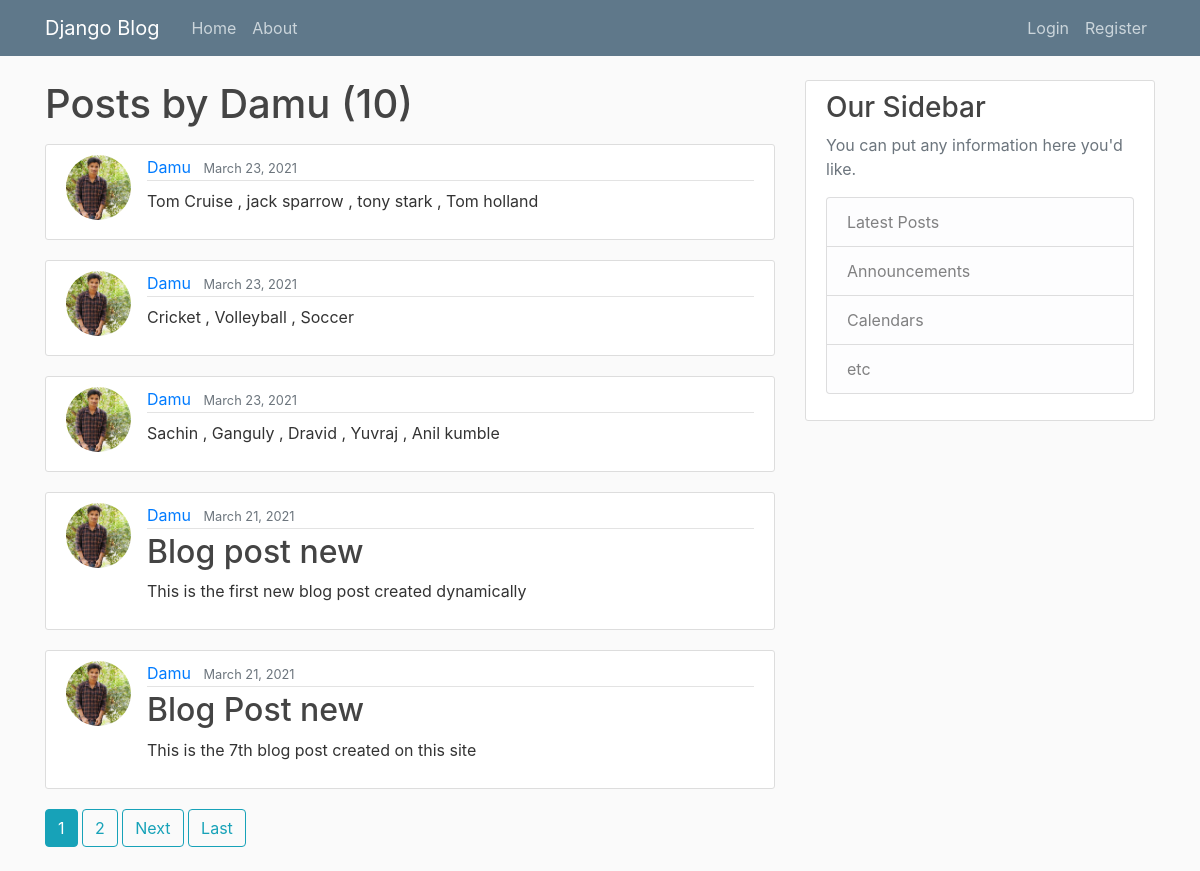
Page /about/user/Damu on the committed database.
### blog_app/models.py (models this page shows, shortened)
class Post(models.Model):
    author = models.ForeignKey(User , on_delete=models.CASCADE)
    content = models.TextField()
    title = models.CharField(max_length=100)
    date_posted = models.DateTimeField(default=timezone.now)

### users/models.py (models this page shows, shortened)
class Profile(models.Model):
    user = models.OneToOneField(User,on_delete=models.CASCADE)
    image = models.ImageField(default='default.jpg' , upload_to='profile_pics')

### blog_app/views.py (the view)
# urls.py: path('user/<str:username>', UserPostListView.as_view(),name='user-posts'),
class UserPostListView(ListView):
    model =Post
    template_name = 'blog_app/user_posts.html'  # <app> / <model> _ <viewtype> . html
    context_object_name = 'posts'
    paginate_by = 5
    def get_queryset(self):
        user = get_object_or_404(User, username=self.kwargs.get('username'))
        return Post.objects.filter(author=user).order_by ('-date_posted')

### blog_app/templates/blog_app/user_posts.html (shortened to what this page needs)
{% extends "blog_app/base.html" %}
{% block content %}
  <h1 class="mb-3"> Posts by {{ view.kwargs.username }} ({{ page_obj.paginator.count }})</h1>
  {% for post in posts %}
      <article class="media content-section">
        <img class="rounded-circle article-img" src="{{ post.author.profile.image.url }}">
          <div class="media-body">
            <div class="article-metadata">
              <a class="mr-2" href="{% url 'user-posts' post.author.username %} ">{{ post.author }}</a>
              <small class="text-muted">{{ post.date_posted|date:"F d, Y" }}</small>
            </div>
            <h2><a class="article-title" href="{% url 'post-detail' post.id %}">{{ post.title }}</a></h2>
            <p class="article-content">{{ post.content }}</p>
          </div>
      </article>
  {% endfor %}
  {% if is_paginated %}
    {% for num in page_obj.paginator.page_range %}
      {% if page_obj.number == num %}
       <a class="btn btn-info mb-4" href="?page={{ num }}">{{ num }}</a>
      {% elif num > page_obj.number|add:'-3' and num < page_obj.number|add:'3' %}
       <a class="btn btn-outline-info mb-4" href="?page={{ num }}">{{ num }}</a>
      {% endif %}
    {% endfor %}
    {% if page_obj.has_next %}
       <a class="btn btn-outline-info mb-4" href="?page={{ page_obj.next_page_number }}">Next</a>
       <a class="btn btn-outline-info mb-4" href="?page={{ page_obj.paginator.num_pages }}">Last</a>
    {% endif %}
  {% endif %}
{% endblock content %}

### blog_app/static/blog_app/main.css (style rules this page uses)
body { background: #fafafa; color: #333333; margin-top: 5rem; }
h1, h2, h3, h4, h5, h6 { color: #444444; }
.content-section { background: #ffffff; padding: 10px 20px; border: 1px solid #dddddd; border-radius: 3px; margin-bottom: 20px; }
.article-title { color: #444444; }
.article-content { white-space: pre-line; }
.article-img { height: 65px; width: 65px; margin-right: 16px; }
.article-metadata { padding-bottom: 1px; margin-bottom: 4px; border-bottom: 1px solid #e3e3e3 }

### rows in the picture
Post: author.profile.image (picture), author "Damu", date_posted "March 23, 2021", content "Tom Cruise , jack sparrow , tony stark , Tom holland"
Post: author.profile.image (picture), author "Damu", date_posted "March 23, 2021", content "Cricket , Volleyball , Soccer"
Post: author.profile.image (picture), author "Damu", date_posted "March 23, 2021", content "Sachin , Ganguly , Dravid , Yuvraj , Anil kumble"
Post: author.profile.image (picture), author "Damu", date_posted "March 21, 2021", title "Blog post new", content "This is the first new blog post created dynamically"
Post: author.profile.image (picture), author "Damu", date_posted "March 21, 2021", title "Blog Post new", content "This is the 7th blog post created on this site"

### other values in the picture
{{ view.kwargs.username }} "Damu"
{{ page_obj.paginator.count }} "10"
{{ num }} "1"
{{ num }} "2"
